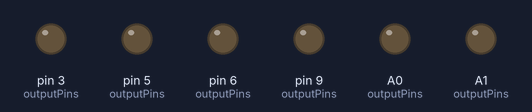
This sketch was run on a simulated Arduino Uno, built for the host (arithmetic inside an expression is 32-bit, double 64-bit). On the bench: output pins drawn as LEDs (lit = HIGH). WiFi joins after 1.5 s; servers stay silent unless stated; the local clock reads 2024-03-15 10:24:30 at power-on unless the sketch sets it; pins used as bus, display or sensor lines are not drawn.

Above: at 0.1 s.
At 4.4 s:
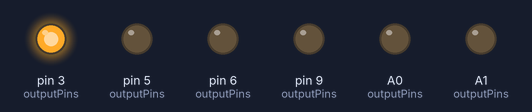
Timing chart, 0 to 5.9 s (numbered marks = the images above):
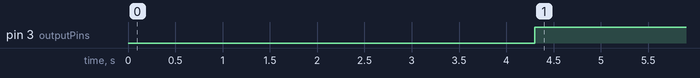

Measured:
- by itself, pin 3 (outputPins): LOW → HIGH at 4.3 s

The sketch:

sketch.ino
```cpp
#define BLYNK_PRINT Serial // Defines the object that is used for printing
//#define BLYNK_DEBUG        // Optional, this enables more detailed prints

// Web Dependencies
#include <SPI.h>
#include <Ethernet.h>
#include <BlynkSimpleEthernet.h>
#include <TimeLib.h>
#include <WidgetRTC.h>

// Blynk
BlynkTimer timer;
WidgetRTC rtc;

// Blynk
char auth[] = "G3jTchHrHfKQZm4jcQ3hXmo0Rs3rAujd";

#define W5100_CS  10
#define SDCARD_CS 4

// ********************************

// Pin Assignments
int outputPins[] = {3, 5, 6, 9, A0, A1}; // UNO
//int outputPins[] = {0, 1, 2, 3, 4, 5};
float numOfChannels = 6;
long lengthOfTideCycle = 22350; // Tide cycle ( L -> H  ) in seconds (22350). Shorten for debug

// Tide Logic Variables
// ********************************
// t: seconds elapsed in current cycle (placeholder)
float t = 200;

// Tick rate (5 seconds)
long interval = 2000;

// Direction
float direction = 1; // 1 = rising | -1 = falling

// Last low tide (Nov 27 @ 10:03am)
// Periodically updated by calibrate()
long lastlow = 1606471380;

unsigned long startTimer;
unsigned long calibrationTimer;
unsigned long currentTime;

BLYNK_CONNECTED() {
  // Synchronize time on connection
  rtc.begin();
  setSyncInterval(60 * 60);
}

// Setup
void setup() {

  Serial.begin(9600);

  setPinModes();

  // Deselect the SD card
  pinMode(SDCARD_CS, OUTPUT);
  digitalWrite(SDCARD_CS, HIGH);

  Blynk.begin(auth, "blynk-cloud.com", 80);

  // Setup a function to be called every second
  timer.setInterval(2000L, setTidePosition);
  timer.setInterval(2500L, lightPins);

  //calibrate();

}

void loop() {
  Blynk.run();
  timer.run();
}

void setTidePosition(){

   // Set t
   float tVal = t + ((interval/1000) * direction); // * by direction to determine increase or decrease

   t = tVal;

   if(t >= lengthOfTideCycle){
    t = lengthOfTideCycle;
    // Flip direction
    direction = -1;
   }

   else if(t <= 0){
    t = 0;
    // Flip direction
    direction = 1;
   }

   Blynk.virtualWrite(V0, (t / lengthOfTideCycle));
}

// Logic to set channel values from 0 - 255
// depending on t's position in tidal cycle
void lightPins(){

  // Loop over pins
  for(int i = 0; i < numOfChannels; ++i) {
    int pin = outputPins[i]; // Pin assignment number
    float channelNumber = i + 1.0; // Index starts at 0 so we add 1 to get channel number

    // Channel 1 is always on full
    if(channelNumber == 1){
       // Logging
      analogWrite(pin, 255);
     }
     // Other channels
     else{
        // Each channel is concerned with a band of values in the tide cycle based
        // on its position in the set of channels.
        float channelUpperBound = (channelNumber/numOfChannels) * lengthOfTideCycle;
        float channelLowerBound = channelUpperBound - (lengthOfTideCycle/numOfChannels);

        // If t (time until next high tide) has passed this channel's upper band, set to full brightness
        if(t > channelUpperBound){ analogWrite(pin, 255);  }

        // If t (time until next high tide) has not reached this channel's lower band, set to off
        if(t < channelLowerBound){ analogWrite(pin, 0);  }

        // If is within channel band
        if(t > channelLowerBound && t < channelUpperBound) {
          // How far is t from the lower band of this channel?
          float distanceFromLowerBound = t - channelLowerBound;
          // What % through the channel band is t?
          float percentThroughBand = distanceFromLowerBound / (lengthOfTideCycle / numOfChannels);
          // Set channel to this % of 255
          float value = round(255 * percentThroughBand);
          // Write
          analogWrite(pin, value);
        }
     }
  }
}

// Set PinModes
void setPinModes() {
  //Loop over pins
  for(int i = 0; i < numOfChannels; ++i) {
    int pin = outputPins[i];
    pinMode(pin, OUTPUT);
  }
}

void calibrate(){

  if( timeStatus() == 0){
    return;
  }

  // current time as recived from NTC just now
  long timeSinceLastLow = now() - lastlow;

  long remainder;
  // Remove finished cycles
  if( timeSinceLastLow > lengthOfTideCycle ){
    remainder = timeSinceLastLow % lengthOfTideCycle;
  }
  else{
    remainder = timeSinceLastLow;
  }

  long cyclesCompleted = (timeSinceLastLow / lengthOfTideCycle);

  // If even, rise
  if (cyclesCompleted % 2 == 0){
    t = remainder;
    direction = 1;
  }
  // if odd, fall from top
  else{
    t = lengthOfTideCycle - remainder;
    direction = -1;
  }
}

/*-------- RAM monitor ----------*/

int freeRam () {
  // Use 1024 with ATmega168
  int size = 2048;
  byte *buf;
  while ((buf = (byte *) malloc(--size)) == NULL);
      free(buf);
  return size;
}
```
